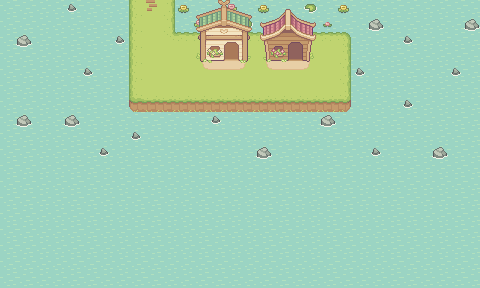

This is a level from a 2D game, rendered from its Tiled map with the project's own tilesets. A one-line summary and the map file follow, with tile-layer data summarised:
An orthogonal 30x18 tile map with 16x16 px tiles, 6 tile layers (Water, +1, Grass, +1, ...), 7 tilesets and 11 objects (Player, home-town, Warp, buying, selling).

<map version="1.10" tiledversion="1.12.2" orientation="orthogonal" renderorder="right-down" width="30" height="18" tilewidth="16" tileheight="16" infinite="0" nextlayerid="13" nextobjectid="13">
 <tileset firstgid="1" source="Water.tsx" />
 <tileset firstgid="5" source="Hills.tsx" />
 <tileset firstgid="104" source="Paths.tsx" />
 <tileset firstgid="120" source="Small_House_Light_With_Grass.tsx" />
 <tileset firstgid="264" source="Small_Huts_With_Grass.tsx" />
 <tileset firstgid="408" source="Tilled_Dirt.tsx" />
 <tileset firstgid="485" source="Grass_Biome_Things.tsx" />
 <layer id="5" name="Water" width="30" height="18">
  <data>[540 cells, 540 non-empty, 4 distinct tile ids]</data>
 </layer>
 <layer id="8" name="+1" width="30" height="18">
  <data>[540 cells, 28 non-empty, 6 distinct tile ids]</data>
 </layer>
 <layer id="6" name="Grass" width="30" height="18">
  <data>[540 cells, 76 non-empty, 9 distinct tile ids]</data>
 </layer>
 <layer id="7" name="+1" width="30" height="18">
  <data>[540 cells, 1 non-empty, 1 distinct tile ids]</data>
 </layer>
 <layer id="11" name="+2" width="30" height="18">
  <data>[540 cells, 24 non-empty, 9 distinct tile ids]</data>
 </layer>
 <layer id="9" name="+3" width="30" height="18">
  <data>[540 cells, 32 non-empty, 32 distinct tile ids]</data>
 </layer>
 <objectgroup id="10" name="Spawnpoints">
  <object id="1" name="Player" type="Player" x="327.25" y="55.75" />
  <object id="7" name="home-town" x="151.25" y="7.75" />
 </objectgroup>
 <objectgroup id="12" name="Collisions">
  <object id="2" x="112" y="-24.9091" width="16" height="136.909" />
  <object id="3" x="176" y="-24.5" width="176" height="56.5" />
  <object id="4" x="352" y="0" width="16" height="112" />
  <object id="5" x="128" y="96" width="224" height="16" />
  <object id="6" name="Warp" type="Warp" x="128" y="-25" width="47.4773" height="12.6797">
   <properties>
    <property name="targetLevel" value="Level-01" />
    <property name="targetSpawn" value="home-town" />
   </properties>
  </object>
  <object id="8" x="199.991" y="32" width="48.0996" height="21.7003" />
  <object id="9" x="264" y="32" width="48" height="21.8803" />
  <object id="10" name="buying" x="224" y="52" width="15" height="4" />
  <object id="12" name="selling" x="288" y="52" width="15" height="4" />
 </objectgroup>
</map>
